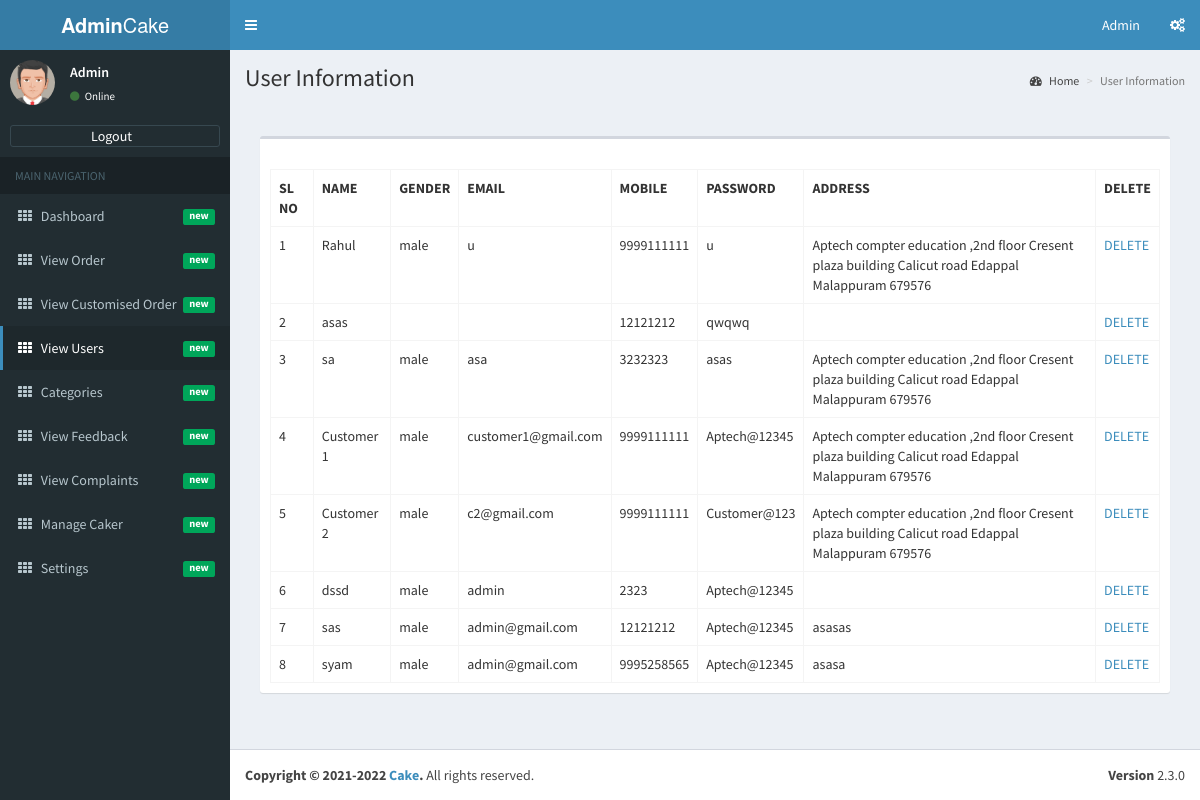
/admin/admin-view-users.php (signed in), run on an earlier commit of the app's database.
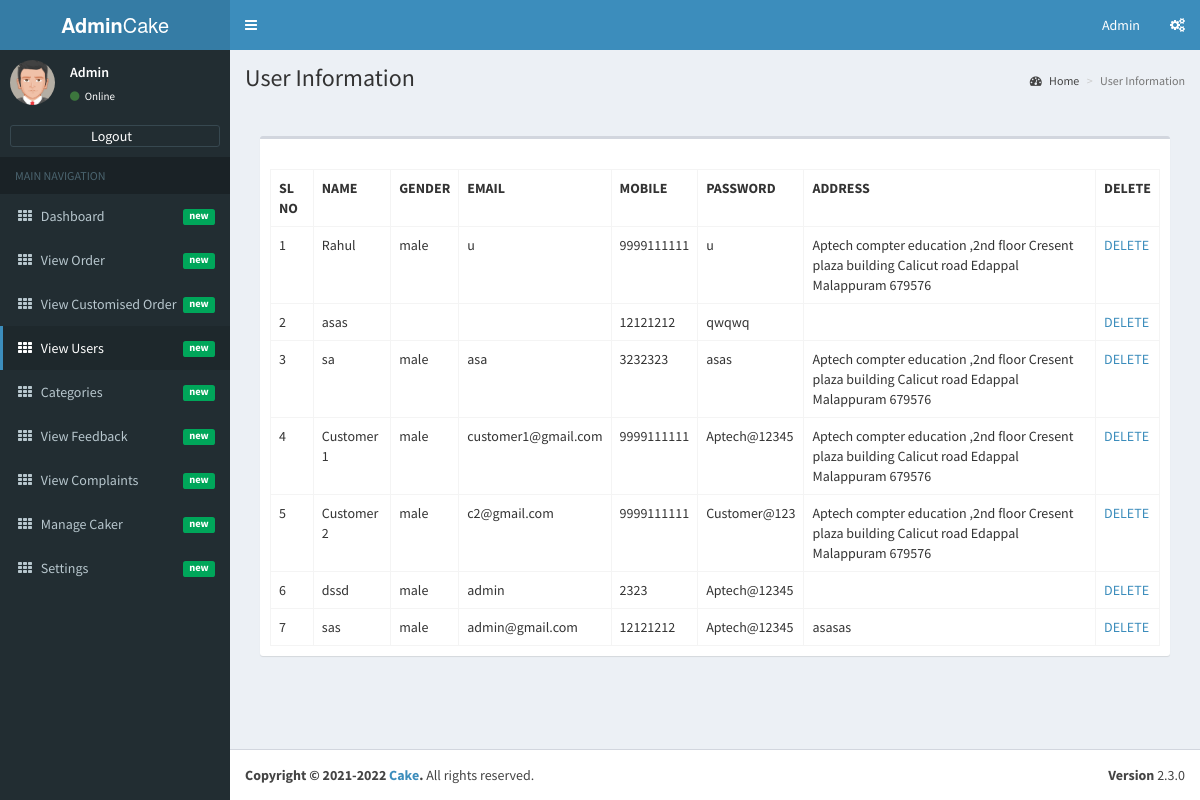
And on a later commit of the database.
### tables this page shows
CREATE TABLE IF NOT EXISTS `tbl_users` (
  `id` int(11) NOT NULL AUTO_INCREMENT,
  `name` varchar(50) NOT NULL,
  `email` varchar(50) NOT NULL,
  `password` varchar(20) NOT NULL,
  `mobile` bigint(20) NOT NULL,
  `gender` varchar(10) NOT NULL,
  `address` text NOT NULL,
  PRIMARY KEY (`id`)
);

### admin/admin-view-users.php (the view, shortened to what this page needs)
<?php
if(isset($_SESSION['logged_in']) && !empty($_SESSION['logged_in']))
{
   include('dbconnection.php');
   require_once('admin-header.php');
?>
<div class="content-wrapper">
        <section class="content-header">
          <h1>
            User Information
          </h1>
          <ol class="breadcrumb">
            <li><a href="index.php"><i class="fa fa-dashboard"></i> Home</a></li>
            <li class="active">User Information</li>
          </ol>
        </section>
        <section class="content">
        <section class="content-header">
        </section>
        <section class="content">
          <div class="row">
            <div class="col-xs-12">
              <div class="box">
                <div class="box-header">
                </div>
                <div class="box-body">
                  <table cellpadding="0" cellspacing="0" border="0" class="display table table-bordered" id="hidden-table-info">
<tbody>
<tr>
 <th>SL NO</th>
 <th> NAME</th>
 <th>GENDER</th>
 <th>EMAIL</th>
 <th>MOBILE</th>
 <th>PASSWORD</th>
 <th>ADDRESS</th>
<th>DELETE</th>
</tr>
<?php
$ret=mysqli_query($con,"select * from tbl_users");
$cnt=1;
while ($row=mysqli_fetch_array($ret)) {
?>
<tr>
<td><?php echo $cnt; ?></td>
<td><?php  echo $row['name'];?></td>
<td><?php  echo $row['gender'];?></td>
<td><?php  echo $row['email'];?></td>
<td><?php  echo $row['mobile'];?></td>
<td><?php  echo $row['password'];?></td>
<td><?php  echo $row['address'];?></td>
<td><a href=<?php echo "admin-view-users.php?deleteid=".$row['id'];?>>DELETE</a></td>
</tr>
<?php
$cnt=$cnt+1;
}
?>
</tbody>
</table>
                </div>
              </div>
            </div>
          </div>
        </section>
      </div>
<?php
require_once('admin-footer.php');
   }
else
{
 header("location:admin-login.php");
}
?>

What changed in the data, as far as the page shows it:
removed tbl_users: name "syam", gender "male", email "admin@gmail.com", mobile "9995258565", password "Aptech@12345", address "asasa"
